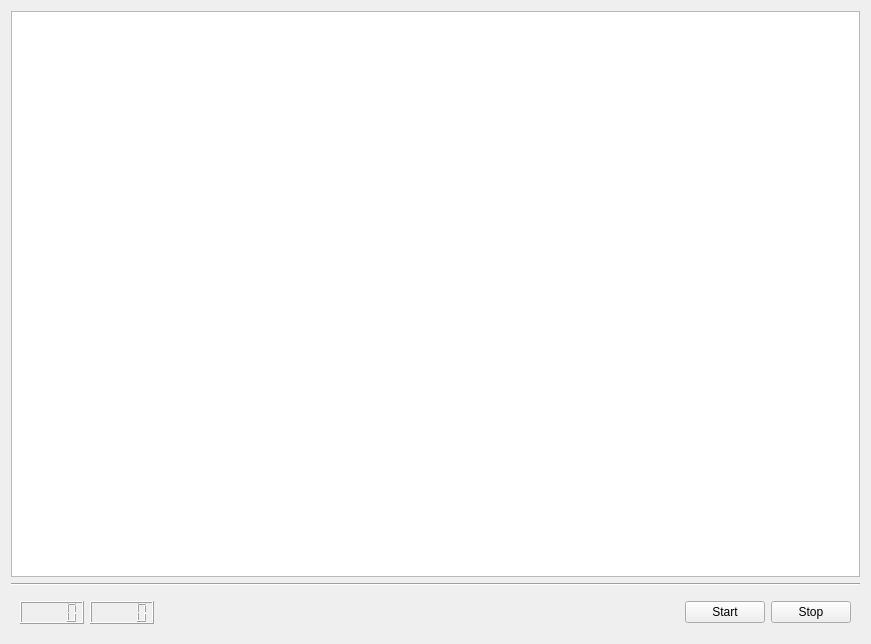
<?xml version="1.0" encoding="UTF-8"?>
<ui version="4.0">
 <class>MainView</class>
 <widget class="QWidget" name="MainView">
  <property name="geometry">
   <rect>
    <x>0</x>
    <y>0</y>
    <width>871</width>
    <height>644</height>
   </rect>
  </property>
  <property name="windowTitle">
   <string>Praktikum 4 - NBody</string>
  </property>
  <layout class="QVBoxLayout" name="verticalLayout">
   <item>
    <widget class="QGraphicsView" name="graphics_view"/>
   </item>
   <item>
    <widget class="Line" name="line">
     <property name="orientation">
      <enum>Qt::Horizontal</enum>
     </property>
    </widget>
   </item>
   <item>
    <widget class="QWidget" name="widget_ctrl" native="true">
     <layout class="QHBoxLayout" name="horizontalLayout">
      <item>
       <widget class="QLCDNumber" name="lcd_fps"/>
      </item>
      <item>
       <widget class="QLCDNumber" name="lcd_timestep"/>
      </item>
      <item>
       <spacer name="horizontalSpacer">
        <property name="orientation">
         <enum>Qt::Horizontal</enum>
        </property>
        <property name="sizeHint" stdset="0">
         <size>
          <width>40</width>
          <height>20</height>
         </size>
        </property>
       </spacer>
      </item>
      <item>
       <widget class="QPushButton" name="button_start">
        <property name="text">
         <string>Start</string>
        </property>
       </widget>
      </item>
      <item>
       <widget class="QPushButton" name="button_stop">
        <property name="text">
         <string>Stop</string>
        </property>
       </widget>
      </item>
     </layout>
    </widget>
   </item>
  </layout>
 </widget>
 <resources/>
 <connections/>
</ui>
